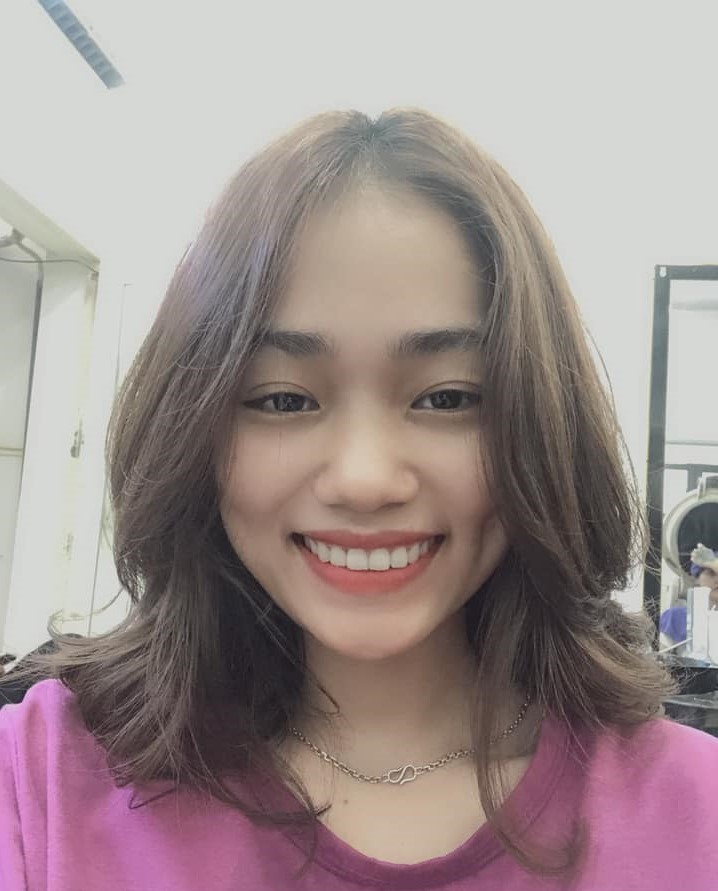
#> input picture img/T20.jpg, 718 x 891 px
$ python ColorHistograms.py --image ../img/T20.jpg
#> lines starting #> are read from the running program, lines starting #| are printed output that depends on the picture
from matplotlib import pyplot as plt
import numpy as np
import argparse
import cv2

ap = argparse.ArgumentParser()
ap.add_argument('-i-', '--image', required = True, help = 'Path to the image')
args = vars(ap.parse_args())

image = cv2.imread(args['image'])
#> image is the input picture: shape (891, 718, 3); mean B, G, R 142.8, 143.2, 158.1
cv2.imshow('original', image)

chans = cv2.split(image)
colors = ('b', 'g', 'r')
plt.figure()
plt.title('"Fattened" Color Histogram')
plt.xlabel('Bins')
plt.ylabel('# of Pixels')

for (chan, color) in zip(chans, colors):
    hist = cv2.calcHist([chan], [0], None, [256], [0, 256])
    plt.plot(hist, color = color)
    plt.xlim([0, 256])
#> this loop made 3 passes
#> color on passes 1 to 3: 'b', 'g', 'r'

fig = plt.figure()

ax = fig.add_subplot(131)
hist = cv2.calcHist([chans[1], chans[0]], [0, 1], None, [32, 32], [0, 256, 0, 256])
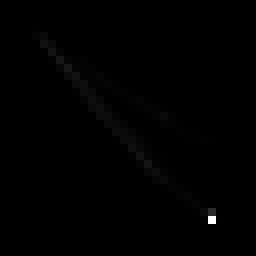
#> hist: shape (32, 32) float32 (shown 8 times larger); min 0, max 157539, mean 624.7; drawn with min black and max white
p = ax.imshow(hist, interpolation = 'nearest')
ax.set_title('2D color Histogram for G and B')
plt.colorbar(p)

ax = fig.add_subplot(132)
hist = cv2.calcHist([chans[1], chans[2]], [0, 1], None, [32, 32], [0, 256, 0, 256])
p = ax.imshow(hist, interpolation = 'nearest')
ax.set_title('2D color Histogram for G and R')
plt.colorbar(p)

ax = fig.add_subplot(133)
hist = cv2.calcHist([chans[0], chans[2]], [0, 1], None, [32, 32], [0, 256, 0, 256])
p = ax.imshow(hist, interpolation = 'nearest')
ax.set_title('2D color Histogram for B and R')
plt.colorbar(p)

print('2D histogram shape: {}, with {} values'.format(hist.shape, hist.flatten().shape[0]))
#| 2D histogram shape: (32, 32), with 1024 values

hist = cv2.calcHist([image], [0, 1, 2], None, [8, 8, 8], [0, 256, 0, 256, 0, 256])
print('3D histogram shape: {}, with {} values'.format(hist.shape, hist.flatten().shape[0]))
#| 3D histogram shape: (8, 8, 8), with 512 values
plt.show()
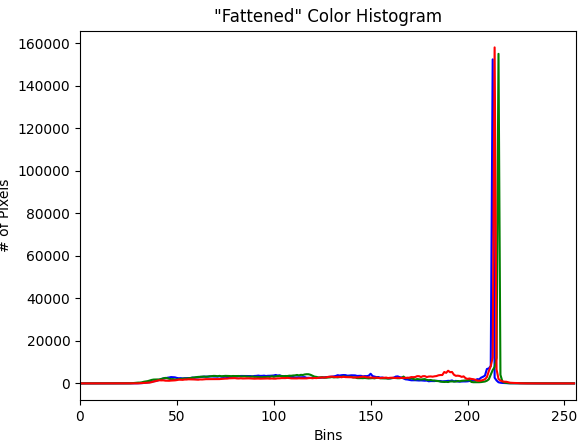
#> figure drawn by matplotlib, 1 panel; curve peaks at x = 213, y = 152444; curve peaks at x = 216, y = 155049; curve peaks at x = 214, y = 158076
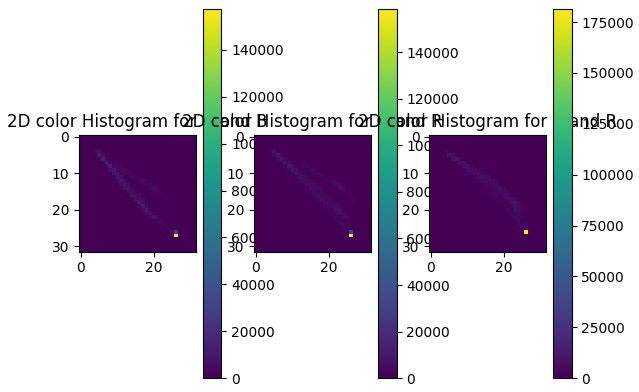
#> figure drawn by matplotlib, 6 panels

$ run again, on img/philcoins.jpg
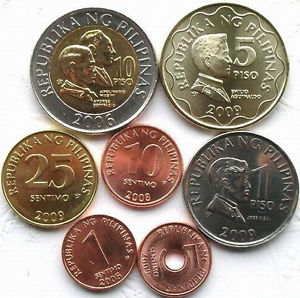
#> input picture img/philcoins.jpg, 300 x 298 px
#> image is the input picture: shape (298, 300, 3); mean B, G, R 131.6, 144.4, 158.1
#> the loop `for (chan, color) in zip(chans, colors):` made 3 passes
#> color on passes 1 to 3: 'b', 'g', 'r'
#> `hist = cv2.calcHist([chans[1], chans[0]], [0, 1], None, [32, 32], [0, ..`:
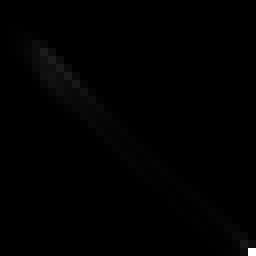
#> hist: shape (32, 32) float32 (shown 8 times larger); min 0, max 17541, mean 87.3; drawn with min black and max white
#| 2D histogram shape: (32, 32), with 1024 values
#| 3D histogram shape: (8, 8, 8), with 512 values
#> `plt.show()`:
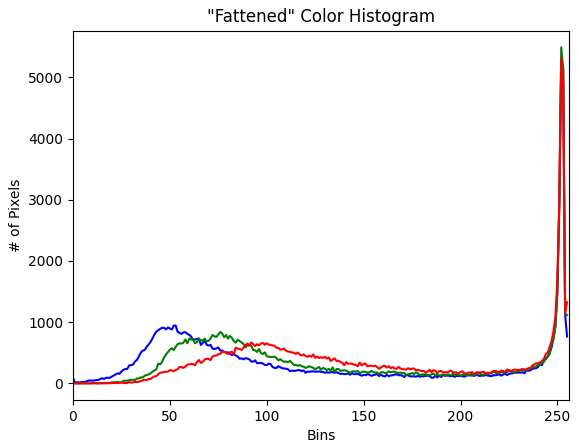
#> figure drawn by matplotlib, 1 panel; curve peaks at x = 252, y = 5286; curve peaks at x = 252, y = 5489; curve peaks at x = 252, y = 5313

$ run again, on img/t-rex.jpg
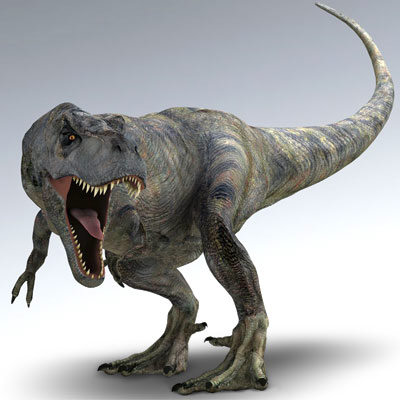
#> input picture img/t-rex.jpg, 400 x 400 px
#> image is the input picture: shape (400, 400, 3); mean B, G, R 167.9, 167.1, 165.9
#> the loop `for (chan, color) in zip(chans, colors):` made 3 passes
#> color on passes 1 to 3: 'b', 'g', 'r'
#> `hist = cv2.calcHist([chans[1], chans[0]], [0, 1], None, [32, 32], [0, ..`:
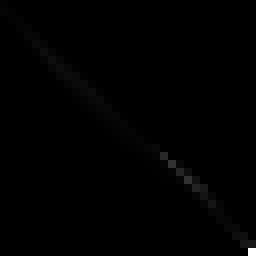
#> hist: shape (32, 32) float32 (shown 8 times larger); min 0, max 33812, mean 156.2; drawn with min black and max white
#| 2D histogram shape: (32, 32), with 1024 values
#| 3D histogram shape: (8, 8, 8), with 512 values
#> `plt.show()`:
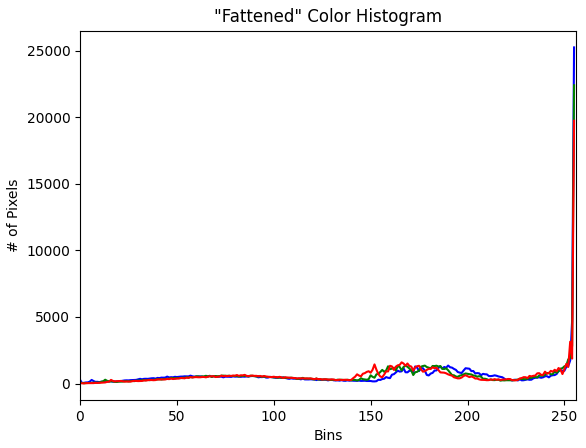
#> figure drawn by matplotlib, 1 panel; curve peaks at x = 255, y = 25236; curve peaks at x = 255, y = 22392; curve peaks at x = 255, y = 19730
